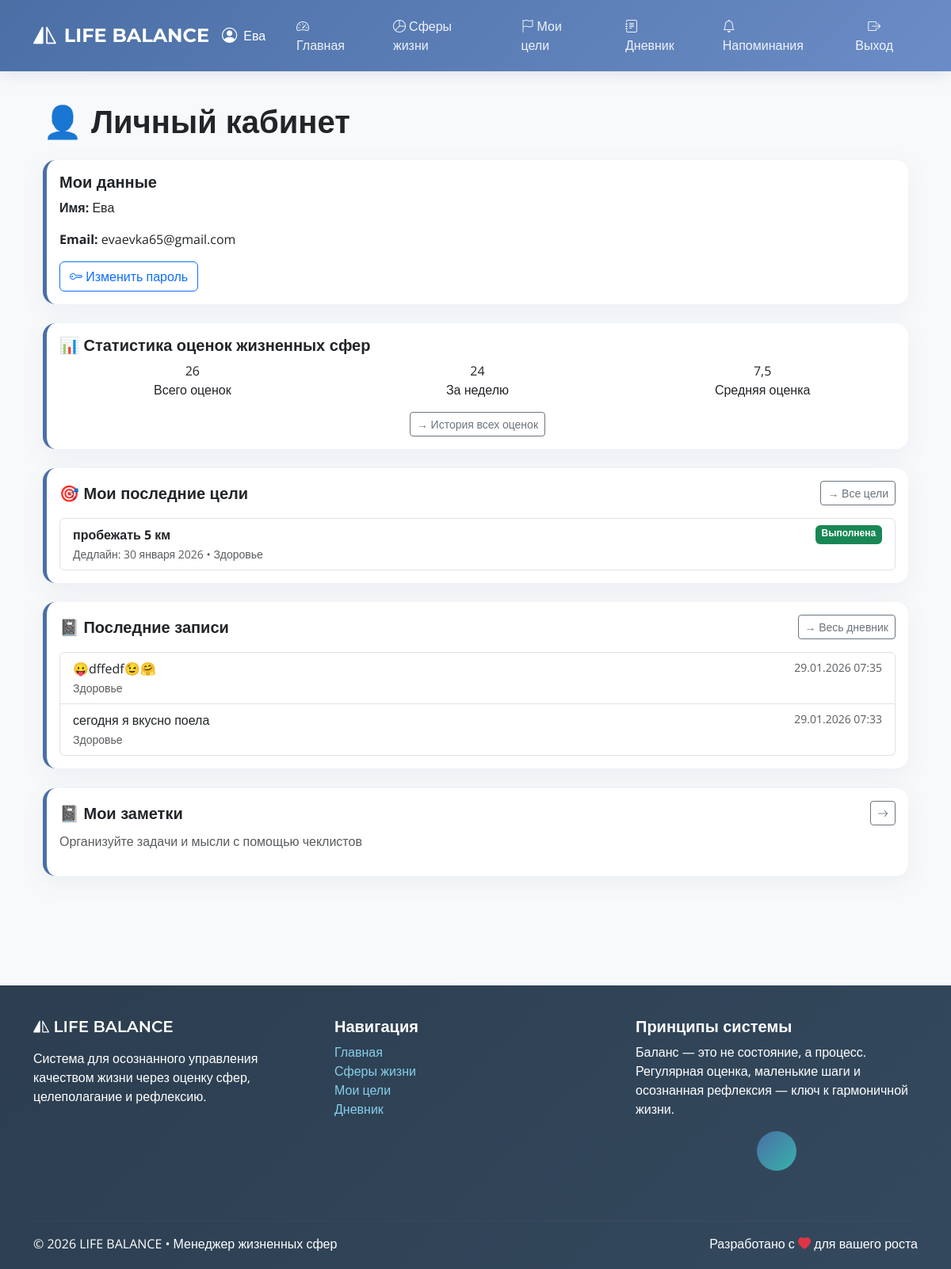
/profile/ (signed in), run on an earlier commit of the app's database.
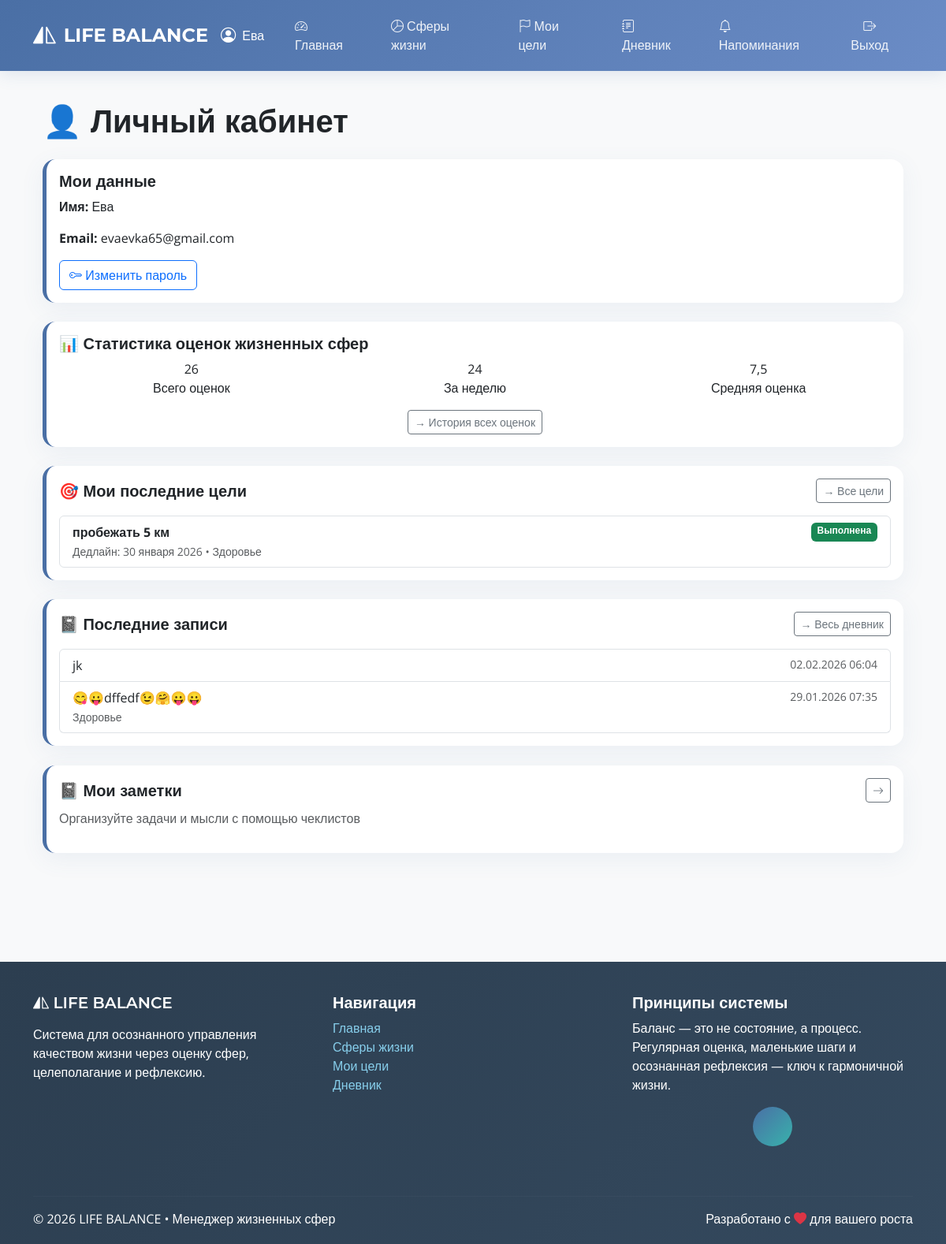
And on a later commit of the database.
### lifemanager/models.py (models this page shows, shortened)
class Goal(models.Model):
    class Status(models.TextChoices):
        ACTIVE = 'active', 'Активна'
        COMPLETED = 'completed', 'Выполнена'
        POSTPONED = 'postponed', 'Отложена'
    id = models.UUIDField(primary_key=True, default=uuid.uuid4, editable=False)
    title = models.CharField(max_length=100, null=False, blank=False)
    description = models.TextField(null=True, blank=True)
    deadline = models.DateField(null=False, blank=False)
    status = models.CharField(max_length=20, choices=Status.choices, default=Status.ACTIVE)
    progress = models.PositiveSmallIntegerField(
        validators=[MinValueValidator(0), MaxValueValidator(100)],
        default=0,
        null=False,
        blank=False
    )
    user = models.ForeignKey(User, on_delete=models.CASCADE)
    sphere = models.ForeignKey(LifeSphere, on_delete=models.CASCADE)
    created_at = models.DateTimeField(auto_now_add=True, verbose_name="Дата создания")
    is_pinned = models.BooleanField(default=False, verbose_name="Закреплено")
    class Meta:
        ordering = ['-is_pinned', 'deadline']

class LifeSphere(models.Model):
    id = models.UUIDField(primary_key=True, default=uuid.uuid4, editable=False)
    title = models.CharField(max_length=50, unique=True, null=False, blank=False)
    description = models.TextField(null=True, blank=True)

class DiaryEntry(models.Model):
    id = models.UUIDField(primary_key=True, default=uuid.uuid4, editable=False)
    text = models.TextField(null=False, blank=False)
    created_at = models.DateTimeField(auto_now_add=True)
    user = models.ForeignKey(User, on_delete=models.CASCADE)
    sphere = models.ForeignKey(LifeSphere, on_delete=models.SET_NULL, null=True, blank=True)
    goal = models.ForeignKey(Goal, on_delete=models.SET_NULL, null=True, blank=True)
    media_file = models.FileField(upload_to='diary_media/', null=True, blank=True)
    emoji = models.CharField(
        max_length=10,
        blank=True,
        default='',
        verbose_name="Смайлик"
    )
    class Meta:
        verbose_name = "Запись в дневнике"
        verbose_name_plural = "Записи в дневнике"

### lifemanager/views.py (the view)
# urls.py: path('profile/', views.profile, name='profile'),
@login_required
def profile(request):
    user = request.user
    assessments = SphereAssessment.objects.filter(user=user).order_by('-date')
    total_assessments = assessments.count()
    week_ago = date.today() - timedelta(days=7)
    last_week_count = assessments.filter(date__gte=week_ago).count()
    avg_score = assessments.aggregate(avg=Avg('value'))['avg']
    average_score = round(avg_score, 1) if avg_score else 0
    recent_goals = Goal.objects.filter(user=user).order_by('-deadline')[:3]
    recent_entries = DiaryEntry.objects.filter(user=user).order_by('-created_at')[:3]
    return render(request, 'profile/profile.html', {
        'total_assessments': total_assessments,
        'last_week_count': last_week_count,
        'average_score': average_score,
        'recent_goals': recent_goals,
        'recent_entries': recent_entries,
    })

### lifemanager/context_processors.py (called while the page is built)
def reminders(request):
    if request.user.is_authenticated:
        reminders_list = []
        for r in Reminder.objects.filter(user=request.user, is_enabled=True):
            reminder_dict = {
                'id': str(r.id),
                'type': r.type,
                'time': r.time.strftime('%H:%M') if r.time else '',
                'goal': None,
                'sphere': None,
            }
            if r.goal:
                reminder_dict['goal'] = {
                    'id': str(r.goal.id),
                    'title': r.goal.title
                }
            if r.sphere:
                reminder_dict['sphere'] = {
                    'id': str(r.sphere.id),
                    'title': r.sphere.title
                }
            reminders_list.append(reminder_dict)
        return {'active_reminders': reminders_list}
    return {'active_reminders': []}

### lifemanager/templatetags/json_extras.py (called while the page is built)
@register.filter(name='safe_json')
def safe_json(value):
    if value is None:
        return 'null'
    return mark_safe(json.dumps(value, cls=CustomJSONEncoder))

### lifemanager/templates/profile/profile.html (shortened to what the changed rows need)
{% extends 'base.html' %}
{% block content %}
<div class="container py-4">
    <h1 class="mb-4">👤 Личный кабинет</h1>
    <div class="card mb-4">
        <div class="card-body">
            {% if recent_goals %}
                <div class="list-group">
                    {% for goal in recent_goals %}
                    <a href="{% url 'edit_goal' goal.id %}" class="list-group-item list-group-item-action">
                        <div class="d-flex justify-content-between">
                            <strong>{{ goal.title }}</strong>
                            <span class="badge bg-{{ goal.status|yesno:'success,warning,secondary' }}">{{ goal.get_status_display }}</span>
                        </div>
                        <small class="text-muted">Дедлайн: {{ goal.deadline|date:"d E Y" }} • {{ goal.sphere.title }}</small>
                    </a>
                    {% endfor %}
                </div>
            {% else %}
                <p class="text-muted">Нет целей. <a href="{% url 'create_goal' %}">Создать цель →</a></p>
            {% endif %}
        </div>
    </div>
    <div class="card">
        <div class="card-body">
            {% if recent_entries %}
                <div class="list-group">
                    {% for entry in recent_entries %}
                    <a href="{% url 'edit_diary_entry' entry.id %}" class="list-group-item list-group-item-action">
                        <div class="d-flex justify-content-between">
                            <span>{{ entry.text|truncatewords:15 }}</span>
                            <small class="text-muted">{{ entry.created_at|date:"d.m.Y H:i" }}</small>
                        </div>
                        {% if entry.sphere or entry.goal %}
                        <small class="text-muted">
                            {% if entry.sphere %}{{ entry.sphere.title }}{% endif %}
                        </small>
                        {% endif %}
                    </a>
                    {% endfor %}
                </div>
            {% else %}
                <p class="text-muted">Нет записей. <a href="{% url 'create_diary_entry' %}">Создать запись →</a></p>
            {% endif %}
        </div>
    </div>
</div>
{% endblock %}

What changed in the data, as far as the page shows it:
removed DiaryEntry: text "сегодня я вкусно поела", created_at "29.01.2026 07:33", sphere "Здоровье"
added DiaryEntry: text "jk", created_at "02.02.2026 06:04"
changed DiaryEntry "Здоровье": text "😛dffedf😉🤗" → "😋😛dffedf😉🤗😛😛"
